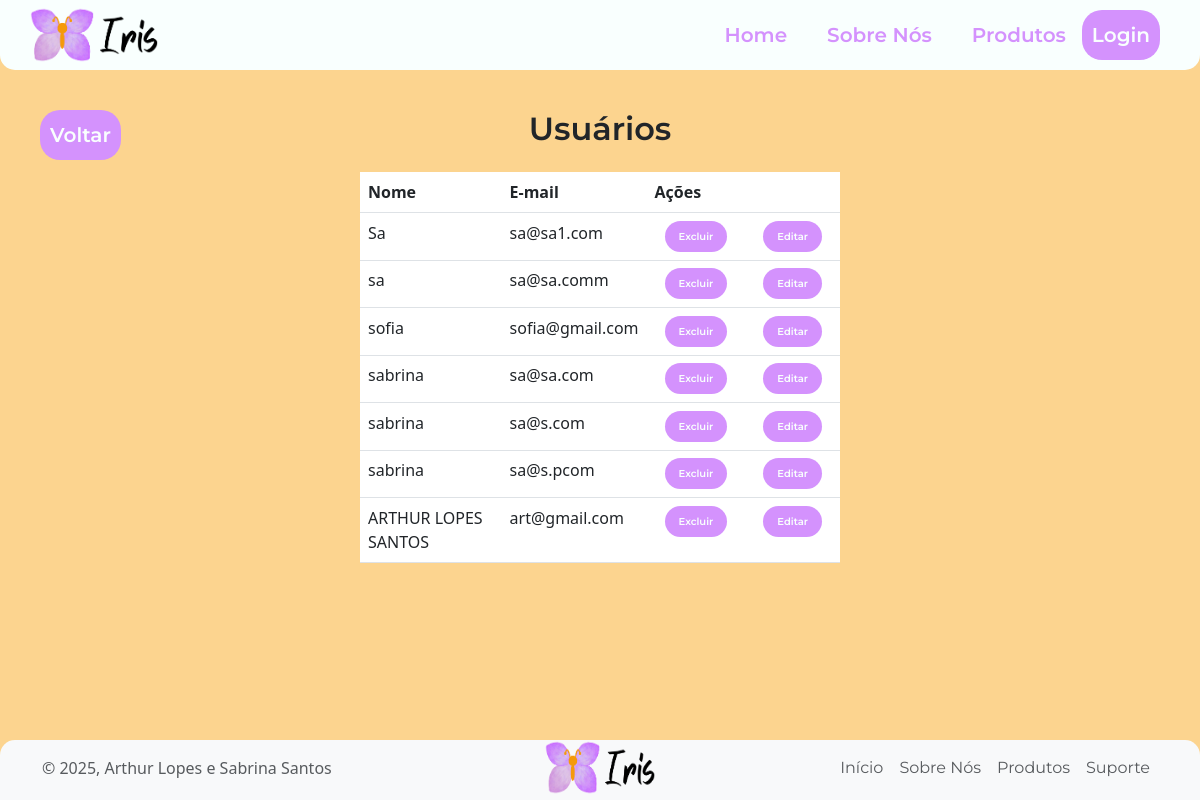
Before: /usuarios with the older database file.
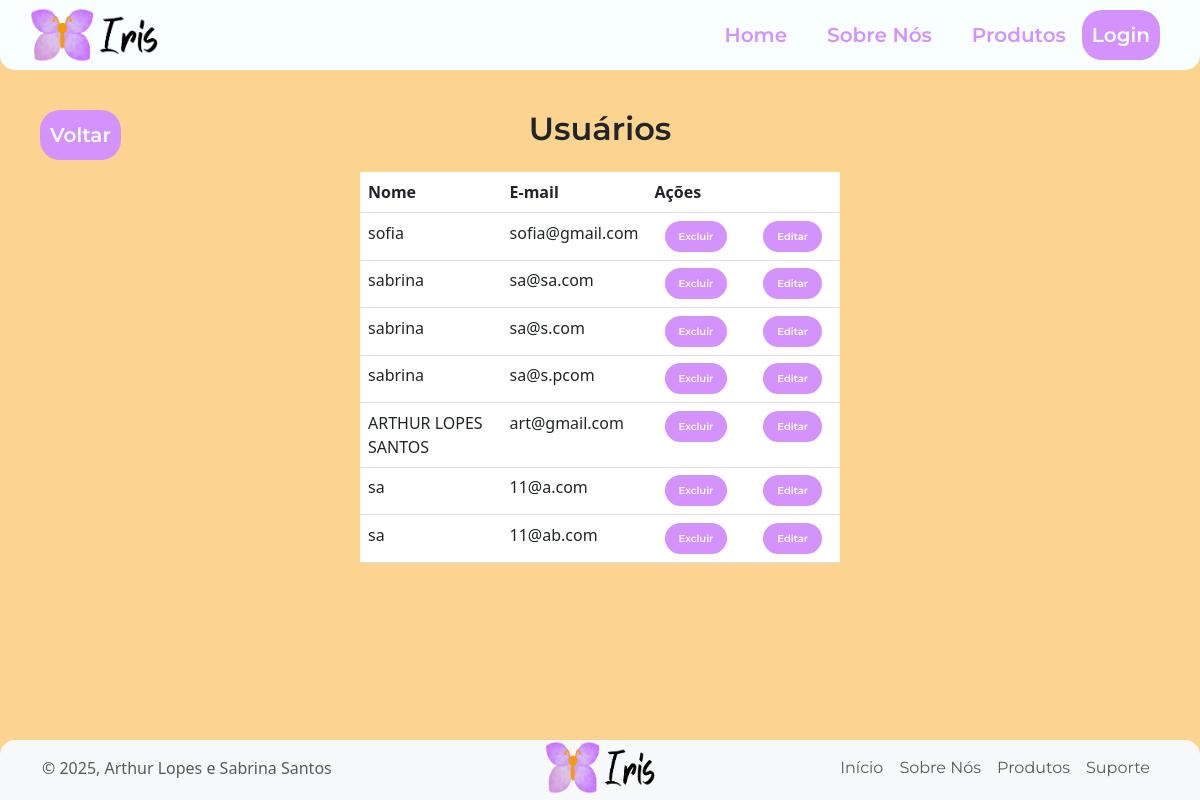
After: the same page with the newer database file.
### app/models.py (models this page shows)
class Usuario(models.Model):
    nome = models.CharField(max_length = 100)
    email = models.EmailField()
    senha = models.CharField(max_length = 16)
    CEP = models.CharField(max_length = 8,  null=True)
    logradouro = models.CharField(max_length = 100,  null=True)
    bairro = models.CharField(max_length = 100,  null=True)
    localidade = models.CharField(max_length = 100,  null=True)
    estado = models.CharField(max_length = 100,  null=True)
    numero_residencia = models.IntegerField(null=True)

### app/views.py (the view)
# urls.py: path('usuarios', views.exibirUsuarios, name = "exibirUsuarios"),
def exibirUsuarios(request):
    usuarios = Usuario.objects.all().values()
    return render(request, "usuarios.html", {'listUsuarios': usuarios})

### app/templates/usuarios.html (shortened to what this page needs)
{% extends 'template.html' %}
{% load static %}
{% block 'main' %}
<div class="position-relative mb-4 mt-6" style="width: 100%;">
    <a href="{% url 'dashboard' %}" class="btn_voltar position-absolute start-0" style="left:0;">
        Voltar
    </a>
    <h2 class="text-center mb-0">Usuários</h2>
</div>
<table class="table table-hover p-3 m-auto" style="width: 40%;">
    <tr id="trUsuarios">
        <th>Nome</th>
        <th>E-mail</th>
        <th colspan="2">Ações</th>
    </tr>
    {% for user in listUsuarios %}
    <tr id="trProd">
        <tr>
            <td>{{ user.nome }}</td>
            <td>{{ user.email }}</td>
        <td>
            <a href="{% url 'excluirUsuario' user.id %}" class="btn-acao btn-excluir">Excluir</a>
        </td>
        <td>
            <a href="{% url 'editarUsuario' user.id %}" class="btn-acao btn-editar">Editar</a>
        </td>
    </tr>
    {% endfor %}
</table>
{% endblock %}

Changed rows visible on the page:
removed Usuario: nome "Sa", email "sa@sa1.com"
removed Usuario: nome "sa", email "sa@sa.comm"
added Usuario: nome "sa", email "11@a.com"
added Usuario: nome "sa", email "11@ab.com"
